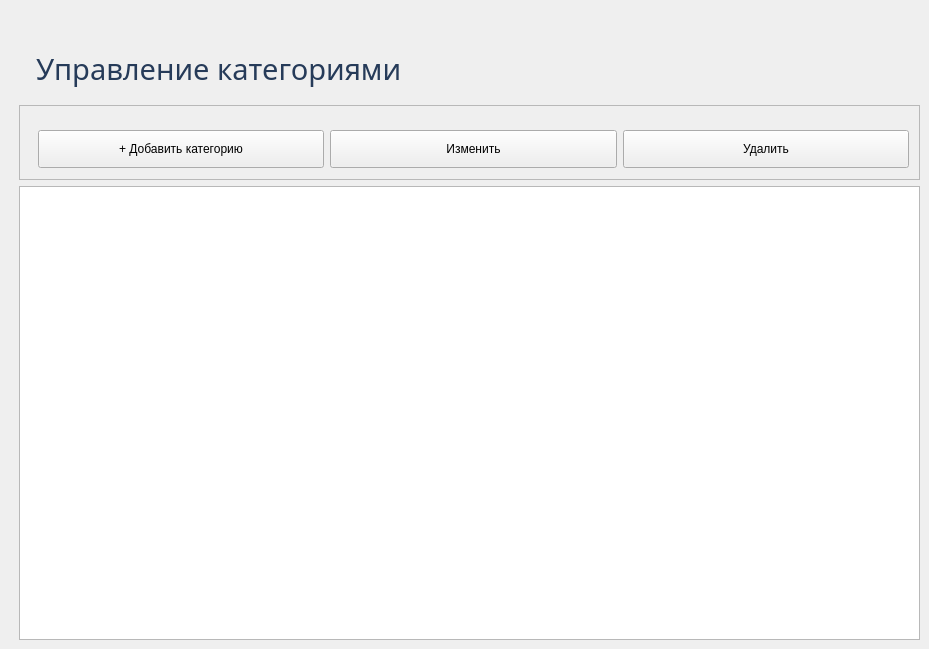
           <widget class="QWidget" name="pageCategories">
            <widget class="QWidget" name="verticalLayoutWidget_6">
             <property name="geometry">
              <rect>
               <x>19</x>
               <y>39</y>
               <width>901</width>
               <height>601</height>
              </rect>
             </property>
             <layout class="QVBoxLayout" name="verticalLayout_9">
              <item>
               <widget class="QLabel" name="lblCategoriesTitle">
                <property name="font">
                 <font>
                  <family>Gill Sans MT</family>
                  <pointsize>22</pointsize>
                 </font>
                </property>
                <property name="styleSheet">
                 <string notr="true">color: #263B59; padding: 10px;</string>
                </property>
                <property name="text">
                 <string>Управление категориями</string>
                </property>
               </widget>
              </item>
              <item>
               <widget class="QFrame" name="categoriesActions">
                <property name="minimumSize">
                 <size>
                  <width>55</width>
                  <height>75</height>
                 </size>
                </property>
                <property name="frameShape">
                 <enum>QFrame::Shape::StyledPanel</enum>
                </property>
                <property name="frameShadow">
                 <enum>QFrame::Shadow::Raised</enum>
                </property>
                <widget class="QWidget" name="horizontalLayoutWidget_5">
                 <property name="geometry">
                  <rect>
                   <x>19</x>
                   <y>19</y>
                   <width>871</width>
                   <height>51</height>
                  </rect>
                 </property>
                 <layout class="QHBoxLayout" name="horizontalLayout_5">
                  <item>
                   <widget class="QPushButton" name="btnAddCategory">
                    <property name="minimumSize">
                     <size>
                      <width>180</width>
                      <height>38</height>
                     </size>
                    </property>
                    <property name="text">
                     <string>+ Добавить категорию</string>
                    </property>
                   </widget>
                  </item>
                  <item>
                   <widget class="QPushButton" name="btnEditCategory">
                    <property name="minimumSize">
                     <size>
                      <width>120</width>
                      <height>38</height>
                     </size>
                    </property>
                    <property name="text">
                     <string>Изменить</string>
                    </property>
                   </widget>
                  </item>
                  <item>
                   <widget class="QPushButton" name="btnDeleteCategory">
                    <property name="minimumSize">
                     <size>
                      <width>120</width>
                      <height>38</height>
                     </size>
                    </property>
                    <property name="text">
                     <string>Удалить</string>
                    </property>
                   </widget>
                  </item>
                 </layout>
                </widget>
               </widget>
              </item>
              <item>
               <widget class="QTableView" name="tableCategories">
                <property name="minimumSize">
                 <size>
                  <width>0</width>
                  <height>350</height>
                 </size>
                </property>
                <property name="editTriggers">
                 <set>QAbstractItemView::EditTrigger::NoEditTriggers</set>
                </property>
                <property name="alternatingRowColors">
                 <bool>true</bool>
                </property>
                <property name="selectionBehavior">
                 <enum>QAbstractItemView::SelectionBehavior::SelectRows</enum>
                </property>
                <property name="sortingEnabled">
                 <bool>true</bool>
                </property>
               </widget>
              </item>
             </layout>
            </widget>
           </widget>
